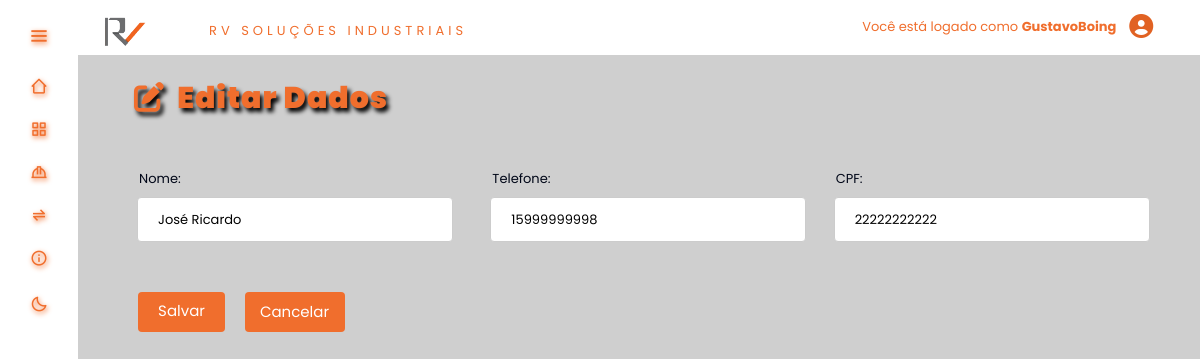
The page /tablesAdmin/editarFuncionario.php?id=10 (signed in) on the database its author committed.
### tables this page shows
CREATE TABLE `funcionario` (
  `id_funcionario` int(11) NOT NULL,
  `Nome` varchar(100) DEFAULT NULL,
  `TelContato` varchar(11) DEFAULT NULL,
  `CPF` varchar(11) DEFAULT NULL
);

### tablesAdmin/editarFuncionario.php (the view, shortened to what this page needs)
<?php
    require_once('function.php');
    $result_funcionario = "SELECT * FROM funcionario WHERE id_funcionario = '" . $_GET['id'] . "'";
    $resultado_funcionario = mysqli_query($conn, $result_funcionario);
    $row_produto = mysqli_fetch_assoc($resultado_funcionario);
?>
<!DOCTYPE html>
    <head>
        <link rel="stylesheet" href="<?php echo BASEURL; ?>css/styleSubmit.css"/>
        <link rel="stylesheet" href="style.css"><link rel="stylesheet" href="<?php echo BASEURL; ?>inc/style.css"/>
        <link rel="stylesheet" href="<?php echo BASEURL; ?>inc/styleDark.css">
        <link href='https://unpkg.com/boxicons@2.1.4/css/boxicons.min.css' rel='stylesheet'>
        <link rel="stylesheet" href="https://cdnjs.cloudflare.com/ajax/libs/font-awesome/6.4.0/css/all.min.css"
 />
    </head>
    <body>
        <div class="TituloARE">
            <h2 class="titulosare"><i class="fa fa-edit"></i>&nbsp Editar Dados </h2>
        </div>
        <form class="tela-editar" method="POST" action="functions/editFuncionario.php" enctype="multipart/form-data">
            <div class="deixar-column">
                <div class="inputValues">
                    <div class="Nome">
                        <label for="Nome">
                            Nome:
                            <input type="text" name="Nome" value="<?php echo $row_produto['Nome']; ?>"><br><br>
                        </label>
                    </div>
                    <div class="Qtd">
                        <label for="Qtd">
                            Telefone:
                            <input type="text" id="phone" name="Telefone" placeholder="Digite a quantidade" value="<?php echo $row_produto['TelContato']; ?>"><br><br>
                        </label>
                    </div>
                    <div class="Modelo">
                        <label for="Modelo">
                            CPF:
                            <input type="text" id="cpf" name="CPF" placeholder="Digite o modelo" value="<?php echo $row_produto['CPF']; ?>"><br><br>
                        </label>
                    </div>
                </div>
                <div class="btnFuncoes">
                    <div class="btnSalvar">
                        <button type="submit" name="" class="btn btn-primary">Salvar</button>
                    </div>
                    <div class="btnCancela">
                        <a href="<?php echo BASEURL;?>tablesAdmin/tableFuncionario.php">Cancelar</a>
                    </div>
                </div>
            </div>
        </form>
    </body>
</html>

### inc/style.css (style rules this page uses)
:root { --color:#1c1c1c; --color-second: #D3D3D3; --color-white:#89817D; --color-body:#4A3F35; --color-black:#F06E2D; --search-bar: #F2F2F2; --search-text: #010718; }
* { padding: 0%; margin: 0%; box-sizing: border-box; font-family: 'Poppins', sans-serif; }
* { margin: 0; padding: 0; box-sizing: border-box; }
a { color: var(--color-black); text-decoration: none; font-size: small; transition: 0.5s; position: relative; }
* { box-sizing: border-box }
body { font-family: Verdana, sans-serif; margin:0 }
label { font-size: small; margin-top: 30px; margin-left: 10px; color: var(--search-text); }
.TituloARE > .titulosare { font-family: 'Poppins', sans-serif; margin: 25px 0 0 5%; color: var(--color-black); font-size: 30px; font-weight: 1000; text-shadow: 3px 4px 4px black; letter-spacing: 1px; color: var(--color-black); font-size: 30px; font-weight: 1000; }
.btnSalvar { margin-right: 20px; }
.tela-editar { display: flex; margin: 0 5% 0 5%; }
.Valor, .Qtd, .Modelo, .Tipo { color: var(--search-text); width: 100%; margin-left: 30px; }
.Nome { margin-right: 10px; width: 100%; color: var(--search-text); }
.deixar-column { display: flex; flex-direction: column; margin: 30px 0 0 0; }
.inputValues { display: flex; flex-direction: row; width: auto; position: relative; right: 25px; top: -27px; }
.btnFuncoes { position: relative; display: flex; flex-direction: row; margin-left: 4px; top: -30px }
.btnFuncoes > .btnCancela { display: inline; width: 100px; background-color: #F06E2D; color: white; border: none; border-radius: 4px; cursor: pointer; height: 40px; padding: 8px 15px; }
.btnFuncoes > .btnCancela a { color: white; font-size: 15px; justify-content: center; align-items: center; }

### inc/styleDark.css (style rules this page uses)
:root { --color-default:#ffffff; --color-second: #bebebe; --color-white:#333333; --color-body:#cfcfcf; --color-black:#F06E2D; --search-bar: #F2F2F2; --search-text: #010718; }

### css/styleSubmit.css (style rules this page uses)
button[type=submit] { width: auto; background-color: #F06E2D; color: white; padding: 9px 20px; border: none; border-radius: 4px; cursor: pointer; height: 40px; font-size: 15px; }
button[type=submit] { width: 100%; background-color: #F06E2D; color: white; padding: 0px 20px; margin: 0px 0; border: none; border-radius: 4px; cursor: pointer; }
input[type=text], select { width: 120%; padding: 12px 20px; margin: 8px 0 0 -2px; display: block; border: 1px solid #ccc; border-radius: 4px; box-sizing: border-box; }
.Valor, .Qtd, .Modelo, .Funcionario, .Tipo { width: 80%; padding: 12px 20px; margin: 8px 0 0 15px; display: block; border-radius: 4px; box-sizing: border-box; position: relative; }
.Nome { width: 80%; padding: 12px 20px; margin: 8px 0 0 0px; display: block; border-radius: 4px; box-sizing: border-box; position: relative; }

### rows shown on the page
funcionario: Nome "José Ricardo", Telefone "15999999998", CPF "22222222222"

### other values the page prints
$_SESSION['login'] "GustavoBoing"
